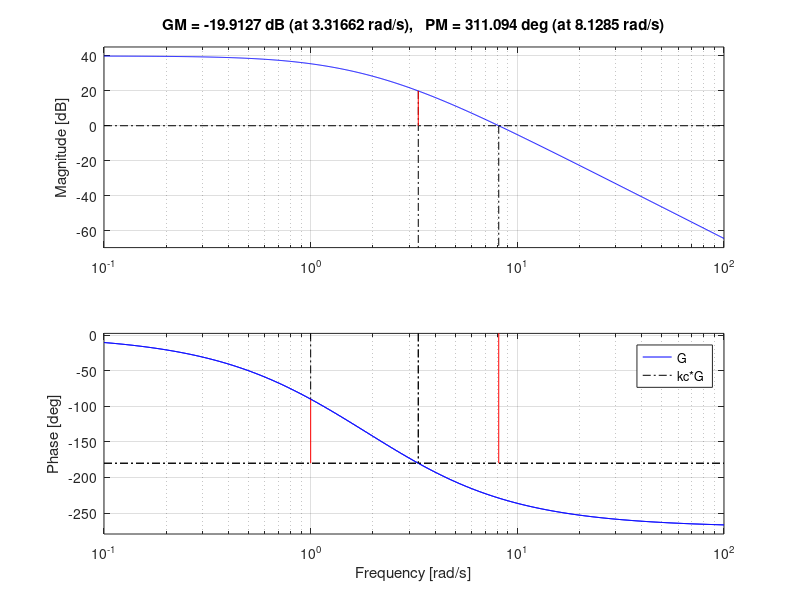
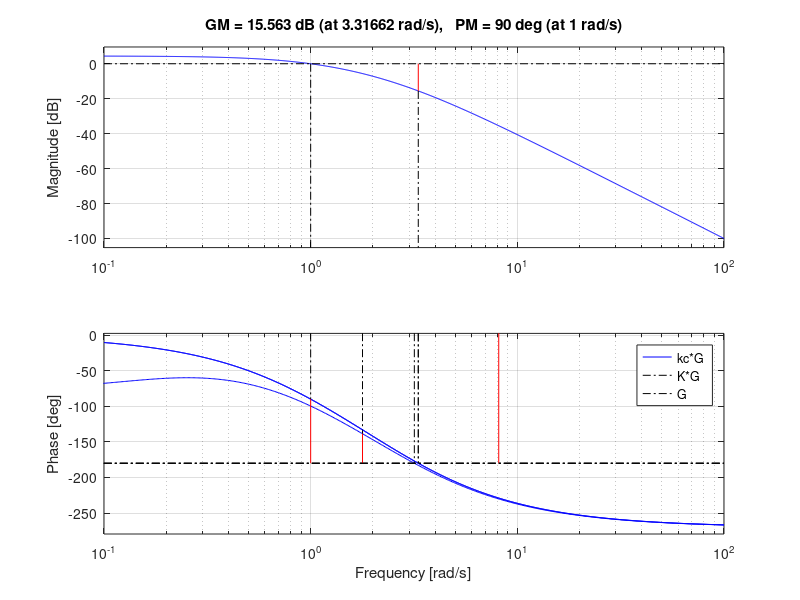
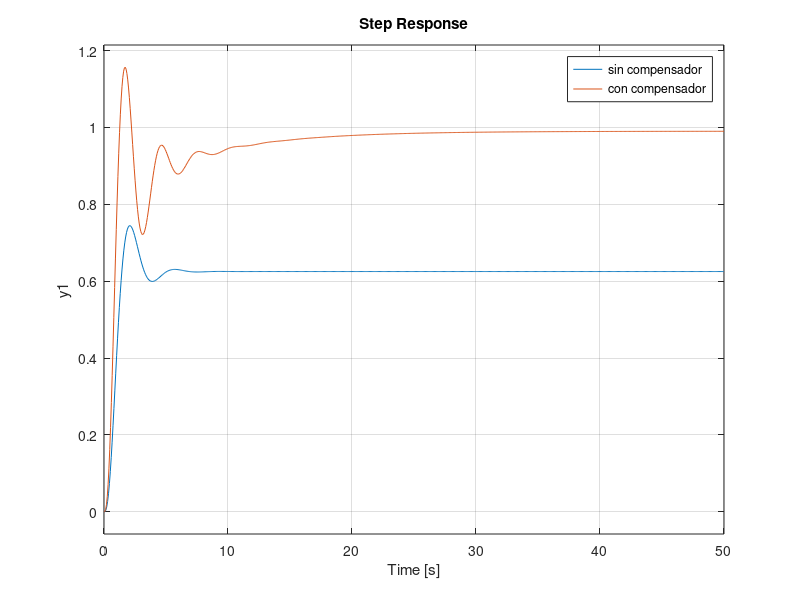

MATLAB code to generate these figures, in order:
clear all, close all, clc
s=tf('s');

G=10/(s+1)/(s+2)/(s+3);

% error al escalon de 0.01

kc=59.4;

Phi_des=40;

LA1=kc*G;

figure, margin(G), hold on
margin(LA1)
legend('G','kc*G')
[Gm,Pm,Wcg,Wcp] = margin(LA1)

Theta_k=(Phi_des-Pm+10)
Theta_k=(Phi_des-Pm+10)*pi/180;

disp('Theta_k>65 muy grande')

disp('compensador en atraso')

Phi=(Phi_des+7)-180

wcg=1.77 %1.15 %de la grafica

A=-29.9 % negativo curva debe bajar

alpha=10^(A/20)

T=10/alpha/wcg

K=kc*(alpha*T*s+1)/(T*s+1)

LA=K*G;
LC=feedback(LA,1);
damp(LC)

figure, margin(LA1)
hold on
margin(LA)
hold on
margin(G)
legend('kc*G','K*G','G')

T=feedback(G,1);
LC=feedback(LA,1);

figure, step(T,LC)
legend('sin compensador','con compensador')





